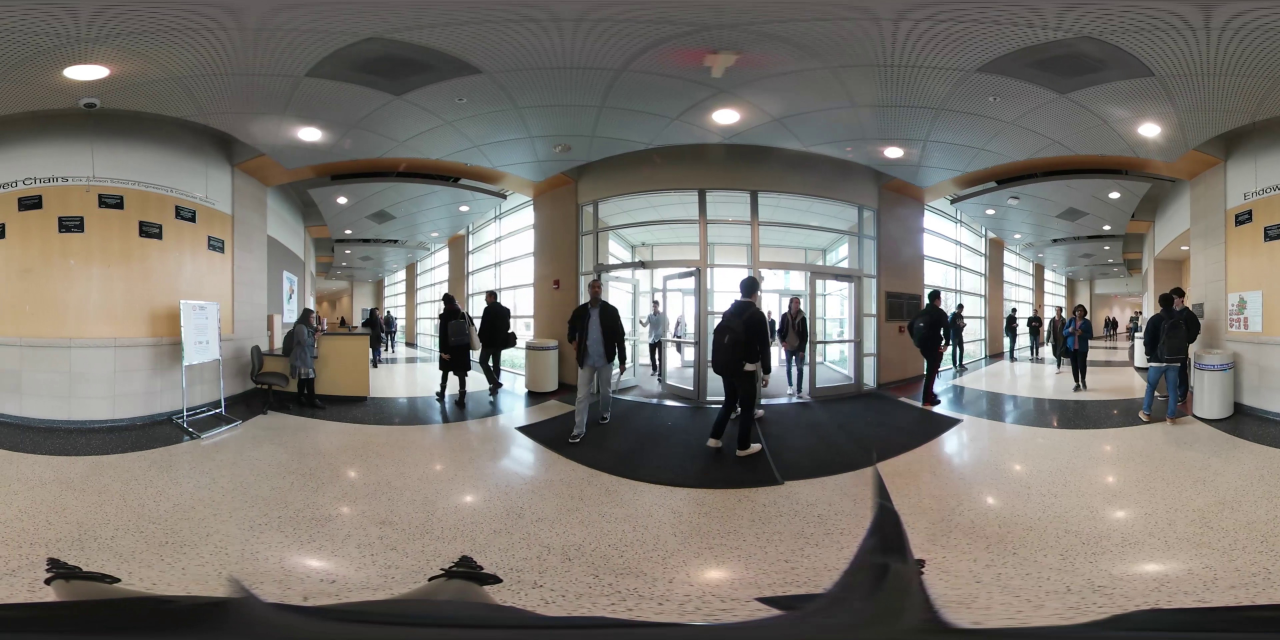
#> input picture Data/VideosData/Videos/SourceFrames/23/frame781.jpg, 3840 x 1920 px, found by its file name (shown at 1/3 size); its folder holds 4 pictures in this run
$ python ClusterPlotting.py
#> lines starting #> are read from the running program, lines starting #| are printed output that depends on the picture
import geopy
#import app.env
import math, csv, os, glob
import numpy as np
import pandas as pd
import seaborn as sns
import matplotlib.pyplot as plt
import sympy
from PIL import Image, ImageDraw
import networkx as nx
import cv2


'''
Creating A overarching encompassing dictionary for the entire video.
Each key in this dictionary represents a frame number. Per each frame number,
there exists keys of userIDs with the value (x, y) positions. We use this to
simplify the process of just creating some data structure that holds all the
user positions for each frame all under on dictionary.
When provided a list of clusters and the frame range we want to access our
data structure, for that frame, grab the userID, color their coordinates based
on what color that userID fell under in the cluster list with. One way is
for each frame in our frame range, we iterate through Color: IDs values and
plot those userID positions, accessed from our overarching data structure with
the color of the key. We do this until the end of the list in our clusters.
'''
class DataParser:
    def __init__(self, basedir, videoId): #, rows, cols):
        """ Getting user data paths and frame image paths, opening images, selecting frames, other setup"""
        #self.rows = rows
        #self.cols = cols
        self.usertracepath = f"{basedir}/Data/UserTracesByVideo/{videoId}/"
        self.frameimgs = f"{basedir}/Data/VideosData/Videos/SourceFrames/{videoId}/"
        with Image.open(f"{self.frameimgs}/frame1.jpg") as im:
            self.imagesize = (im.size[0], im.size[1])
        self.importusertraces()
        #self.testFrames = [121, 271, 691, 811, 1111, 1351, 1681]
        #self.videoId = videoId
        #self.frame_dict = {}

    # [7 lines left out: function convvec2angl, not called in this run]

    """
        This method in the end take in a frame_list like [60,120] to represent frames 60 to 120.
        It iterates through the frames and converts user traces
    """
    # [6 lines left out: function pos_id_frame, not called in this run]

    def importusertraces(self):
        """ Imports user traces and converts to a pandas DataFrame """
        self.all_user_traces = []
        user_folders = [trace for trace in os.listdir(self.usertracepath)]
        for user in user_folders:
            userid = user[:user.find('.csv')]
            trace_data = pd.read_csv(f"{self.usertracepath}/{user}")
            trace_rows = trace_data.values

            self.all_user_traces.append((trace_rows, userid))

    # [19 lines left out: function convertusertraces, not called in this run]


"""
This method takes in a dictionary with keys representing color and the values are a list of
user IDs. We will color these users position based on their key. The 2nd parameter is a frame
range such as 1-60. 3rd is videoID such as 23. It will construct an object and call a method to
populate the positions of the userIDs for that frame range and return that dictionary.

frames_dict keys are the frame numbers in our frame range, the values are dictionarys. These
dictionaries key is the userID and value is their (x, y) position. The for loop essentially
loops through each frame in our frames_dict. In my implemenation below I simply am calling
frames_dict[frame_number] to get the collection of useIDs then for each userID in the for
loop below I am getting their position with frame_to_IDs[userID][0] & frame_to_IDs[userID][1]

What we need:
What we need is to iterate through each frame in our frames dictionary. Then we need to iterate
through every color in our cluster_color_id. For each color, we need to iterate through the list
of IDs that belong to that color.  Using this userID we want to access the users position in that
frame with someting like x = frames_to_IDs[userID][0] for example for the x value. Then we need
to plot it.

pseudocode:
    for frame_number in frames:
        for colour in cluster_color_id:
            frame_to_ids = frames[frame_number]
            for userID in cluster_color_id[color]:
                x = frame_to_ids[userID][0]
                y = frame_to_ids[userID][1]
                plot x & y with the color

"""


# worry about color and positions
# def clusterPlotting(color_position)
"""
def clusterPlotting(color_position)
"""
# [32 lines left out: functions convXYZtoXY, clusterPlotting, not called in this run]


# code to TEST open-cv below (comment out if not needed)
width = 3840
height = 1920

imgloc = f"C:\\Users\\salma\\vr-user-behavior-clustering\\Data\\VideosData\\Videos\\SourceFrames\\23\\frame781.jpg"
img = cv2.imread(imgloc,cv2.IMREAD_COLOR)
#> img is the input picture: shape (1920, 3840, 3); mean B, G, R 110.3, 116.6, 121.1
imS = cv2.resize(img, (960, 480))
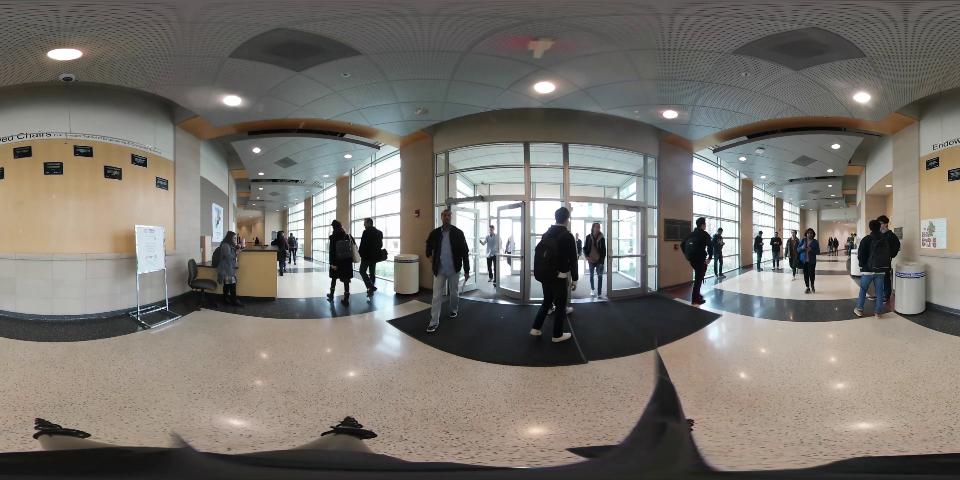
#> imS: shape (480, 960, 3); mean B, G, R 110.4, 116.7, 121.1
font = cv2.FONT_HERSHEY_SIMPLEX

dp = DataParser("C:/Users/salma/vr-user-behavior-clustering",23)
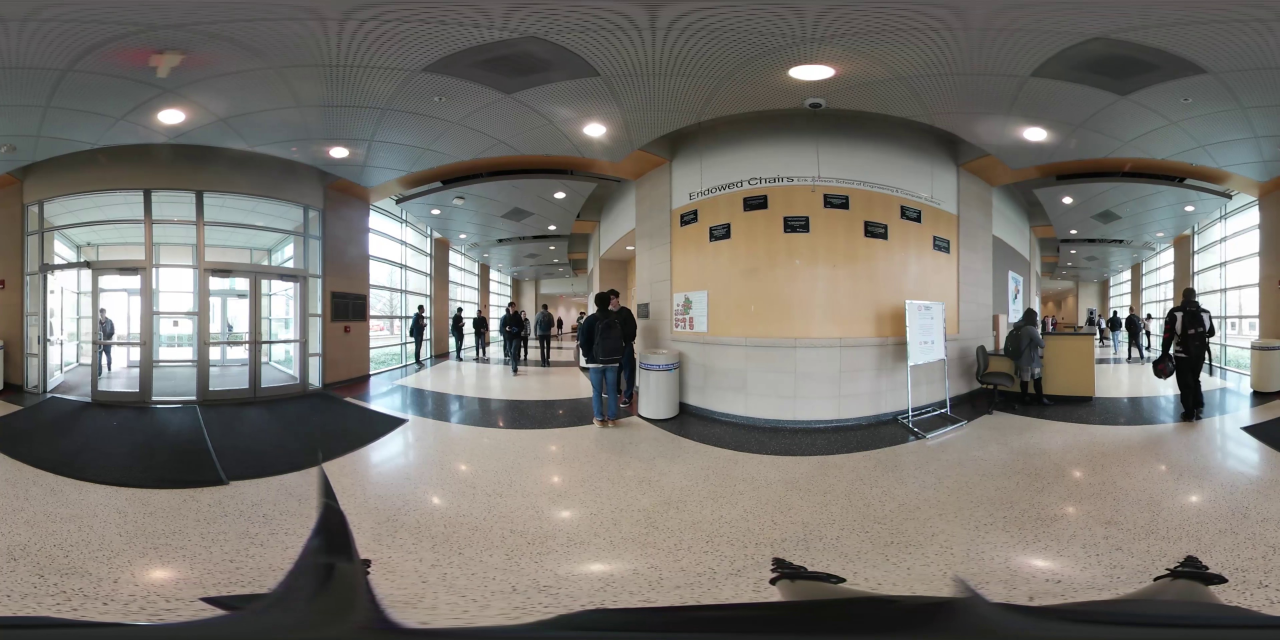
#> input picture Data/VideosData/Videos/SourceFrames/23/frame1.jpg, 3840 x 1920 px, found by its file name (shown at 1/3 size)
#> in __init__, im is the input picture: PIL image 3840x1920 RGB; mean R, G, B 120.1, 116.6, 110.7
#> (the run stopped early here; a loop or call above may not have finished)
